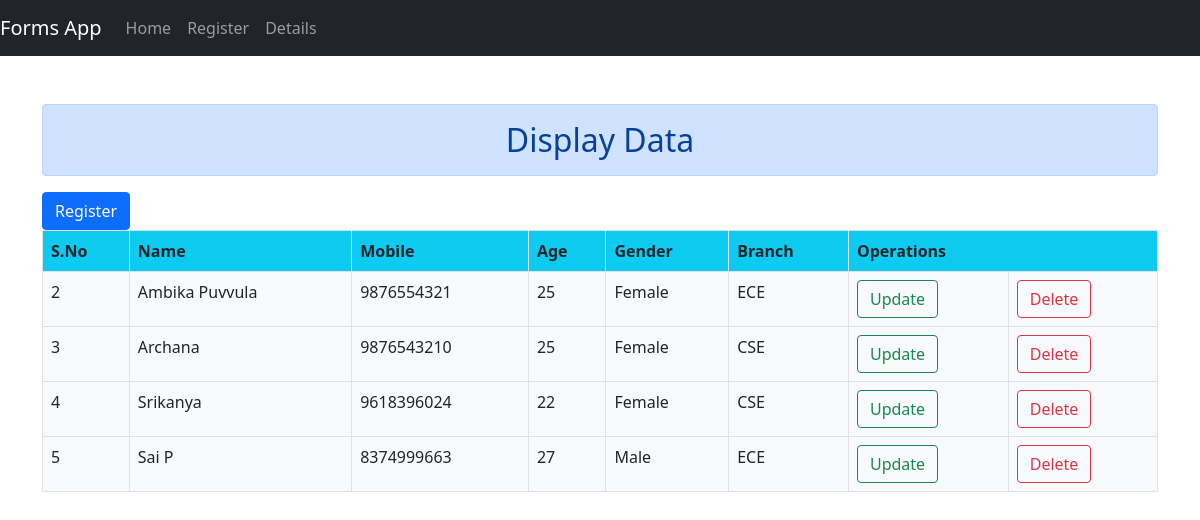
Page /form/details/ on the committed database.
### FormsApp/models.py (models this page shows)
class Register(models.Model):
	genders = [('Female','Female'),
				('Male','Male'),
				('Others','Others')]
	branchs = [('Select','Select'),('ECE','ECE'),('CSE','CSE'),
				('MEC','MEC'),('IT','IT'),('CIVIL','CIVIL')]
	name = models.CharField(max_length=20)
	mobile_no = models.CharField(max_length=10)
	age = models.IntegerField()
	gender = models.CharField(max_length=10,choices=genders,null=True)
	branch = models.CharField(max_length=10,choices=branchs,null=True)

### FormsApp/views.py (the view)
# urls.py: path('details/',views.details,name='details'),
def details(request):
	data = Register.objects.all()
	return render(request,'FormsApp/details.html',{'data':data})

### FormsApp/templates/FormsApp/details.html (shortened to what this page needs)
{% load static %}
<!DOCTYPE html>
<html>
<head>
	<link rel="stylesheet" type="text/css" href="{% static 'css/bootstrap.min.css'%}">
</head>
<body>
	<nav class="navbar navbar-expand-sm bg-dark navbar-dark">
		<a class="navbar-brand" href="#">Forms App</a>
		  <ul class="navbar-nav">
		    <li class="nav-item">
		      <a class="nav-link" href="#">Home</a>
		    </li>
		    <li class="nav-item">
		      <a class="nav-link" href="{% url 'register' %}">Register</a>
		    </li>
		    <li class="nav-item">
		      <a class="nav-link" href="{% url 'details' %}">Details</a>
		    </li>
		  </ul>
	</nav>
	<div class="container mt-5">
		<h2 class="alert alert-primary text-center">Display Data</h2>
		<a href="{% url 'register' %}" class="btn btn-primary btn-md float-md-right">Register</a>
		<table class="table table-bordered table-hover table-stripped bg-light">
			<thead>
				<tr class="bg-info">
					<th>S.No</th>
					<th>Name</th>
					<th>Mobile</th>
					<th>Age</th>
					<th>Gender</th>
					<th>Branch</th>
					<th colspan="2">Operations</th>
				</tr>
				<tbody>
					{% for i in data %}
					<tr>
						<td>{{i.id}}</td>
						<td>{{i.name}}</td>
						<td>{{i.mobile_no}}</td>
						<td>{{i.age}}</td>
						<td>{{i.gender}}</td>
						<td>{{i.branch}}</td>
						<td><a href="{% url 'update' i.id%}" class="btn btn-outline-success">Update</a></td>
						<td><a href="{% url 'delete' i.id %}" class="btn btn-outline-danger">Delete</a></td>
					</tr>
					{% endfor %}
				</tbody>
			</thead>
		</table>
	</div>
</body>
</html>

### rows in the picture
Register: id "2", name "Ambika Puvvula", mobile_no "9876554321", age "25", gender "Female", branch "ECE"
Register: id "3", name "Archana", mobile_no "9876543210", age "25", gender "Female", branch "CSE"
Register: id "4", name "Srikanya", mobile_no "9618396024", age "22", gender "Female", branch "CSE"
Register: id "5", name "Sai P", mobile_no "8374999663", age "27", gender "Male", branch "ECE"
